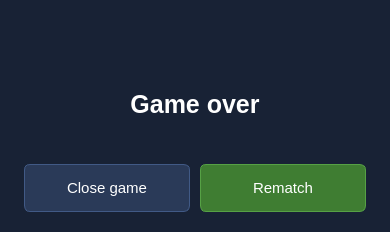
<?xml version="1.0" encoding="UTF-8"?>
<ui version="4.0">
 <class>FourResultDialog</class>
 <widget class="QDialog" name="FourResultDialog">
  <property name="geometry">
   <rect>
    <x>0</x>
    <y>0</y>
    <width>390</width>
    <height>190</height>
   </rect>
  </property>
  <property name="minimumSize">
   <size>
    <width>390</width>
    <height>0</height>
   </size>
  </property>
  <property name="windowTitle">
   <string>Game over</string>
  </property>
  <property name="styleSheet">
   <string notr="true">QDialog { background: #182235; color: white; }
QLabel#resultIcon { background: transparent; }
QLabel#resultTitle { font-size: 25px; font-weight: bold; color: white; background: transparent; }
QLabel#resultText { font-size: 15px; color: #c9d3e3; background: transparent; }
QPushButton { min-height: 38px; padding: 4px 22px; font-size: 15px; background: #2a3a58; color: white; border: 1px solid #415a86; border-radius: 6px; }
QPushButton:hover { background: #3c5a8e; }
QPushButton#rematchButton { background: #3f7d32; border-color: #56a145; }
QPushButton#rematchButton:hover { background: #4f9a3f; }</string>
  </property>
  <property name="modal">
   <bool>true</bool>
  </property>
  <layout class="QVBoxLayout" name="mainLayout">
   <property name="spacing">
    <number>14</number>
   </property>
   <property name="leftMargin">
    <number>24</number>
   </property>
   <property name="topMargin">
    <number>20</number>
   </property>
   <property name="rightMargin">
    <number>24</number>
   </property>
   <property name="bottomMargin">
    <number>20</number>
   </property>
   <item>
    <widget class="QLabel" name="resultIcon">
     <property name="minimumSize">
      <size>
       <width>0</width>
       <height>56</height>
      </size>
     </property>
     <property name="alignment">
      <set>Qt::AlignCenter</set>
     </property>
    </widget>
   </item>
   <item>
    <widget class="QLabel" name="resultTitle">
     <property name="text">
      <string>Game over</string>
     </property>
     <property name="textFormat">
      <enum>Qt::PlainText</enum>
     </property>
     <property name="alignment">
      <set>Qt::AlignCenter</set>
     </property>
    </widget>
   </item>
   <item>
    <widget class="QLabel" name="resultText">
     <property name="textFormat">
      <enum>Qt::PlainText</enum>
     </property>
     <property name="alignment">
      <set>Qt::AlignCenter</set>
     </property>
     <property name="wordWrap">
      <bool>true</bool>
     </property>
    </widget>
   </item>
   <item>
    <layout class="QHBoxLayout" name="buttonLayout">
     <property name="spacing">
      <number>10</number>
     </property>
     <item>
      <widget class="QPushButton" name="closeButton">
       <property name="text">
        <string>Close game</string>
       </property>
       <property name="autoDefault">
        <bool>false</bool>
       </property>
      </widget>
     </item>
     <item>
      <widget class="QPushButton" name="rematchButton">
       <property name="text">
        <string>Rematch</string>
       </property>
       <property name="default">
        <bool>true</bool>
       </property>
      </widget>
     </item>
    </layout>
   </item>
  </layout>
 </widget>
 <resources/>
 <connections/>
</ui>
